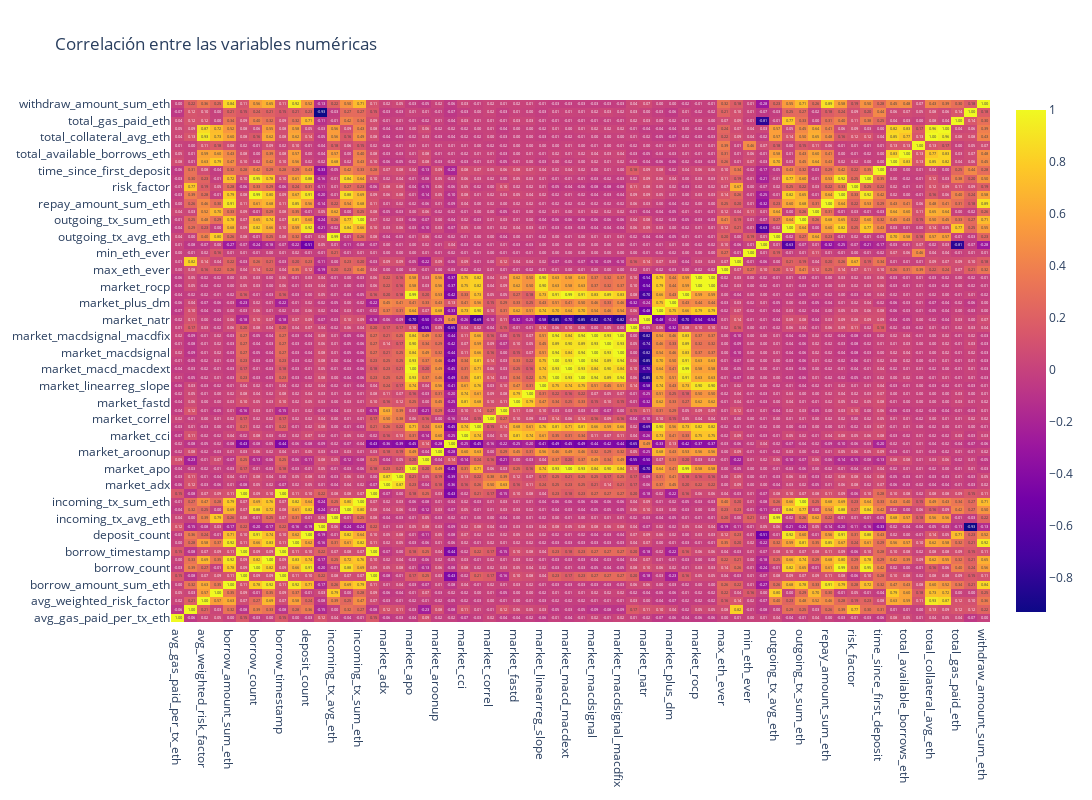

Source (notebook cell):
### Code cell
X_corr = X_t0[weird['not']].corr()

fig = go.Figure()
fig.add_trace(
    go.Heatmap(
        x = X_corr.columns,
        y = X_corr.index,
        z = np.array(X_corr),
        text=X_corr.values,
        texttemplate='%{text:.2f}'
    )
)
fig.update_layout(title_text='Correlación entre las variables numéricas',
                    height=800, width=1400)
fig.show()

### Figure 1 — Plotly figure (JSON) as saved in the notebook; plotly's stock layout.template omitted (floating-point values rounded to 4 significant figures; data arrays with more than 128 entries replaced by an {"elided": "..."} marker saying what was removed)
{"data": [{"text": {"elided": "63x63 float values"}, "texttemplate": "%{text:.2f}", "type": "heatmap", "x": ["avg_gas_paid_per_tx_eth", "avg_risk_factor", "avg_weighted_risk_factor", "borrow_amount_avg_eth", "borrow_amount_sum_eth", "borrow_block_number", "borrow_count", "borrow_repay_diff_eth", "borrow_timestamp", "deposit_amount_sum_eth", "deposit_count", "first_tx_timestamp", "incoming_tx_avg_eth", "incoming_tx_count", "incoming_tx_sum_eth", "last_tx_timestamp", "market_adx", "market_adxr", "market_apo", "market_aroonosc", "market_aroonup", "market_atr", "market_cci", "market_cmo", "market_correl", "market_dx", "market_fastd", "market_fastk", "market_linearreg_slope", "market_macd", "market_macd_macdext", "market_macd_macdfix", "market_macdsignal", "market_macdsignal_macdext", "market_macdsignal_macdfix", "market_max_drawdown_365d", "market_natr", "market_plus_di", "market_plus_dm", "market_ppo", "market_rocp", "market_rocr", "max_eth_ever", "max_risk_factor", "min_eth_ever", "net_incoming_tx_count", "outgoing_tx_avg_eth", "outgoing_tx_count", "outgoing_tx_sum_eth", "repay_amount_avg_eth", "repay_amount_sum_eth", "repay_count", "risk_factor", "risk_factor_above_threshold_daily_count", "time_since_first_deposit", "total_available_borrows_avg_eth", "total_available_borrows_eth", "total_balance_eth", "total_collateral_avg_eth", "total_collateral_eth", "total_gas_paid_eth", "wallet_age", "withdraw_amount_sum_eth"], "y": ["avg_gas_paid_per_tx_eth", "avg_risk_factor", "avg_weighted_risk_factor", "borrow_amount_avg_eth", "borrow_amount_sum_eth", "borrow_block_number", "borrow_count", "borrow_repay_diff_eth", "borrow_timestamp", "deposit_amount_sum_eth", "deposit_count", "first_tx_timestamp", "incoming_tx_avg_eth", "incoming_tx_count", "incoming_tx_sum_eth", "last_tx_timestamp", "market_adx", "market_adxr", "market_apo", "market_aroonosc", "market_aroonup", "market_atr", "market_cci", "market_cmo", "market_correl", "market_dx", "market_fastd", "market_fastk", "market_linearreg_slope", "market_macd", "market_macd_macdext", "market_macd_macdfix", "market_macdsignal", "market_macdsignal_macdext", "market_macdsignal_macdfix", "market_max_drawdown_365d", "market_natr", "market_plus_di", "market_plus_dm", "market_ppo", "market_rocp", "market_rocr", "max_eth_ever", "max_risk_factor", "min_eth_ever", "net_incoming_tx_count", "outgoing_tx_avg_eth", "outgoing_tx_count", "outgoing_tx_sum_eth", "repay_amount_avg_eth", "repay_amount_sum_eth", "repay_count", "risk_factor", "risk_factor_above_threshold_daily_count", "time_since_first_deposit", "total_available_borrows_avg_eth", "total_available_borrows_eth", "total_balance_eth", "total_collateral_avg_eth", "total_collateral_eth", "total_gas_paid_eth", "wallet_age", "withdraw_amount_sum_eth"], "z": {"elided": "63x63 float values"}}], "layout": {"height": 800, "title": {"text": "Correlación entre las variables numéricas"}, "width": 1400}}
